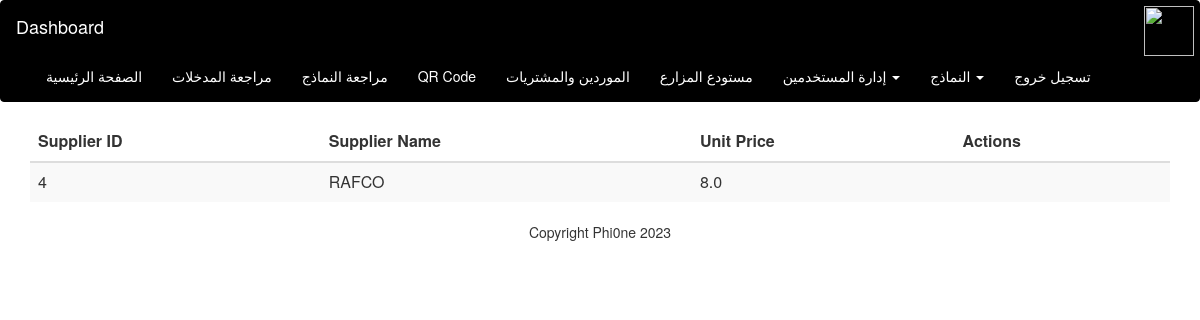
The page /suppliers_table/4 on the database its author committed.
### model.py (models this page shows, shortened)
class Supplier(db.Model):
    id = db.Column(db.Integer, primary_key=True)
    supplier_name = db.Column(db.String(120), nullable=False)
    unit_price = db.Column(db.Float, nullable=False)
    type_id = db.Column(db.Integer, db.ForeignKey('type.id'), nullable=False)

### app.py (the view)
@app.route('/suppliers_table/<type_id>', methods=['GET', 'POST'])
def view_suppliers(type_id):
    if request.method == 'POST':
        supplier_id = request.form.get('supplier_id')
        if supplier_id:
            pass
    from categories.categoriesModel import get_suppliers_by_type_id
    suppliers = get_suppliers_by_type_id(type_id)
    return render_template("suppliers_table.html", suppliers=suppliers, type_id=type_id)

### categories/categoriesModel.py (called while the page is built)
def get_suppliers_by_type_id(type_id):
    suppliers = Supplier.query.filter_by(type_id=type_id).all()
    print(suppliers)
    return suppliers

### templates/suppliers_table.html (shortened to what this page needs)
{% extends "base.html" %}
{% block content %}
<div class="container">
    <table class="table table-striped">
        <thead>
            <tr>
                <th>Supplier ID</th>
                <th>Supplier Name</th>
                <th>Unit Price</th>
                <th>Actions</th>
            </tr>
        </thead>
        <tbody>
            {% for supplier in suppliers %}
            <tr>
                <td>{{ supplier.id }}</td>
                <td>{{ supplier.supplier_name }}</td>
                <td>{{ supplier.unit_price }}</td>
                <td></td>
            </tr>
            {% endfor %}
        </tbody>
    </table>
</div>
{% endblock %}

### rows shown on the page
Supplier: id "4", supplier_name "RAFCO", unit_price "8.0"
